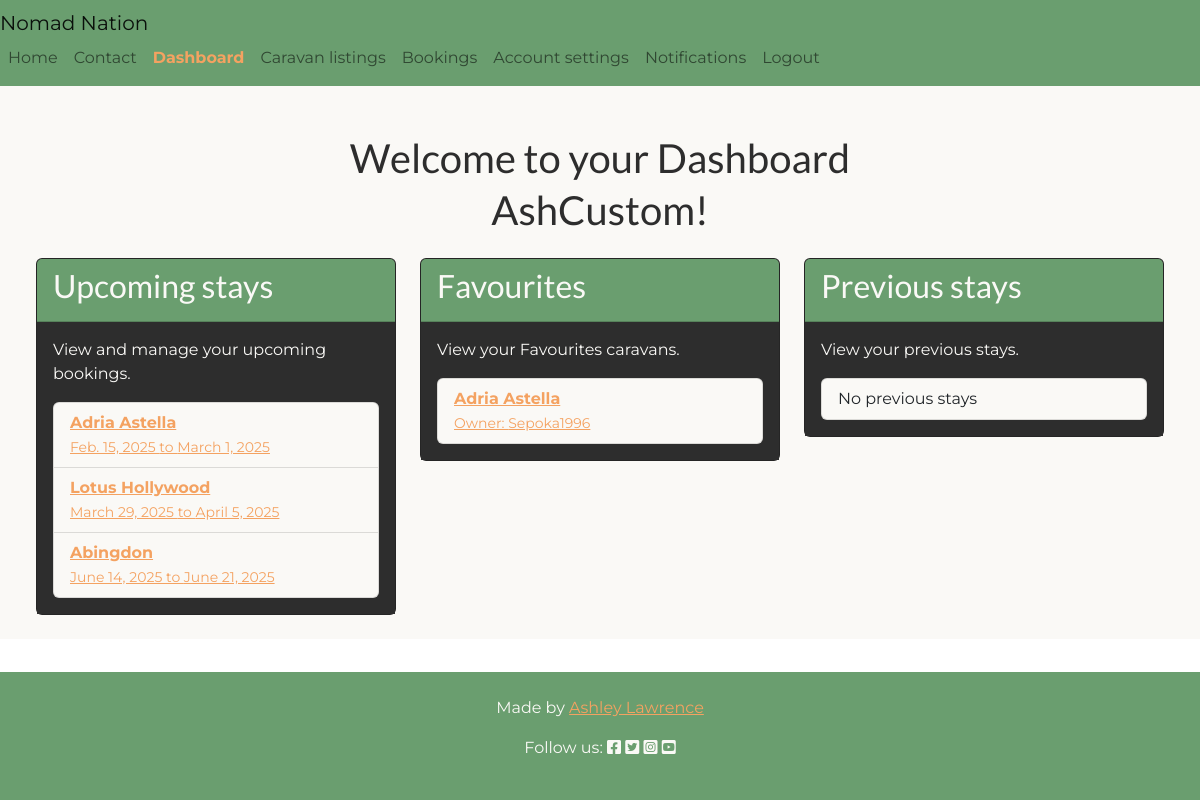
Page /dashboard/ (signed in) on the committed database.
### listings/models.py (models this page shows, shortened)
class Booking(models.Model):
    STATUS_CHOICES = [
        ("pending", "Pending"),
        ("accepted", "Accepted"),
        ("declined", "Declined"),
    ]
    caravan = models.ForeignKey(
        Caravan, on_delete=models.CASCADE, related_name="bookings"
    )
    customer = models.ForeignKey(
        User, on_delete=models.CASCADE, related_name="bookings"
    )
    name = models.CharField(max_length=255)
    email = models.EmailField()
    phone_number = models.CharField(max_length=15, blank=True, null=True)
    start_date = models.DateField()
    end_date = models.DateField()
    message = models.TextField(blank=True, null=True)
    status = models.CharField(
        max_length=10, choices=STATUS_CHOICES, default="pending"
    )

class Caravan(models.Model):
    owner = models.ForeignKey(
        User, on_delete=models.CASCADE, related_name='caravans'
    )
    title = models.CharField(max_length=100)
    description = models.TextField()
    berth = models.CharField(
        max_length=10, choices=[
            ('small', 'Two-berth'),
            ('medium', 'Four-berth'),
            ('large', 'Six-berth')
        ]
    )
    price_per_night = models.DecimalField(max_digits=6, decimal_places=2)
    location = models.CharField(max_length=100)
    amenities = models.ManyToManyField(Amenity, related_name='caravans')
    favourites = models.ManyToManyField(
        User, related_name='favourite_caravans', blank=True
    )

### dashboard/views.py (the view, shortened to what this page needs)
# urls.py: path('', views.dashboard_view, name='dashboard'),
@login_required
def dashboard_view(request):
    current_user = request.user
    context = {}
    context['username'] = current_user.username
    if current_user.is_superuser:
        context['user_type'] = 'superuser'
        context['admin_url'] = '/admin/'
        return render(request, 'dashboard/dashboard.html', context)
    try:
        user_profile = current_user.profile
    except AttributeError:
        return redirect('account_logout')
    if user_profile.user_type == 'customer':
        context['user_type'] = 'customer'
        context['upcoming_stays'] = Booking.objects.filter(
            customer=current_user,
            status='accepted',
            start_date__gte=timezone.now()
        )
        context['favourites'] = current_user.favourite_caravans.all()
        context['previous_stays'] = Booking.objects.filter(
            customer=current_user,
            status='accepted',
            end_date__lt=timezone.now()
        )
    else:
        return redirect('account_logout')
    return render(request, 'dashboard/dashboard.html', context)

### dashboard/templates/dashboard/dashboard.html (shortened to what this page needs)
{% extends "base.html" %}
{% block content %}
<div class="container-fluid d-flex flex-column justify-content-center align-items-center bg-styles">
    <h1 class="text-center mb-1 mt-5 title">Welcome to your Dashboard</h1>
    {% if user_type == 'superuser' %}
    <h1 class="text-center mb-4 title">Superuser!</h1>
    <p>To manage the site go to admin page:
        <a href="{{ admin_url }}" class="btn btn-primary w-100 mt-3 btn-styles">Here</a>
    </p>
</div>
{% elif user_type == 'customer' %}
<div class="container-fluid d-flex flex-column justify-content-center align-items-center bg-styles dashboard-style">
    <h1 class="text-center mb-4 title">{{ username }}!</h1>
    <div class="row w-100">
        <div class="col-md-4">
            <div class="card mb-4 text-white">
                <div class="card-header">
                    <h2 class="title card-title">Upcoming stays</h2>
                </div>
                <div class="card-body">
                    <p>View and manage your upcoming bookings.</p>
                    <ul class="list-group">
                        {% for stay in upcoming_stays %}
                            <li class="list-group-item">
                                <a href="{% url 'booking_view' stay.caravan.id %}">
                                    <strong>{{ stay.caravan.title }}</strong><br>
                                    <small>{{ stay.start_date }} to {{ stay.end_date }}</small>
                                </a>
                            </li>
                        {% empty %}
                            <li class="list-group-item">No upcoming stays</li>
                        {% endfor %}
                    </ul>
                </div>
            </div>
        </div>
        <div class="col-md-4">
            <div class="card mb-4 text-white">
                <div class="card-header">
                    <h2 class="card-title title">Favourites</h2>
                </div>
                <div class="card-body">
                    <p>View your Favourites caravans.</p>
                    <ul class="list-group">
                        {% for caravan in favourites %}
                            <li class="list-group-item">
                                <a href="{% url 'listings' %}#caravan-{{ caravan.pk }}">
                                    <strong>{{ caravan.title }}</strong><br>
                                    <small>Owner: {{ caravan.owner.username }}</small>
                                </a>
                            </li>
                        {% empty %}
                            <li class="list-group-item">No items in your favourites</li>
                        {% endfor %}
                    </ul>
                </div>
            </div>
        </div>
        <div class="col-md-4">
            <div class="card mb-4 text-white">
                <div class="card-header">
                    <h2 class="card-title title">Previous stays</h2>
                </div>
                <div class="card-body">
                    <p>View your previous stays.</p>
                    <ul class="list-group">
                        {% for stay in previous_stays %}
                            <li class="list-group-item">
                                <a href="{% url 'booking_view' stay.caravan.id %}">
                                    <strong>{{ stay.caravan.title }}</strong><br>
                                    <small>{{ stay.start_date }} to {{ stay.end_date }}</small>
                                </a>
                            </li>
                        {% empty %}
                            <li class="list-group-item">No previous stays</li>
                        {% endfor %}
                    </ul>
                </div>
            </div>
        </div>
    </div>
</div>
{% endif %}
{% endblock %}

### staticfiles/css/styles.css (style rules this page uses)
:root { --p-colour: #6A9E6F; --p-accent: #87CEEB; --s-accent: #F4A261; --b-colour: #FAF9F6; --p-text: #2D2D2D; --bs-primary: var(--p-colour); --bs-secondary: var(--s-accent); --bs-info: var(--p-accent); --bs-light: var(--b-colour); --bs-dark: var(--p-text); }
html, body { min-height: 100%; width: 100%; overflow-x: hidden; margin: 0; padding: 0; display: flex; flex-direction: column; font-family: 'Montserrat', sans-serif !important; }
.bg-styles { background-color: var(--b-colour); color: var(--p-text); }
.title { font-family: 'Lato', sans-serif !important; }
a { color: var(--s-accent); }
.card { margin-bottom: 30px; background-color: var(--p-text) !important; }
.text-white { color: var(--b-colour) !important; }
.dashboard-style li, .booking-style li { background-color: var(--b-colour); }
.booking-style .card-body, .dashboard-style .card-body { background-color: var(--p-text); }
.card-header { background-color: var(--p-colour); }

### rows in the picture
Booking: caravan "Adria Astella", start_date "Feb. 15, 2025", end_date "March 1, 2025"
Booking: caravan "Lotus Hollywood", start_date "March 29, 2025", end_date "April 5, 2025"
Booking: caravan "Abingdon", start_date "June 14, 2025", end_date "June 21, 2025"
Caravan: title "Adria Astella", owner.username "Sepoka1996"

### other values in the picture
{{ username }} "AshCustom"
